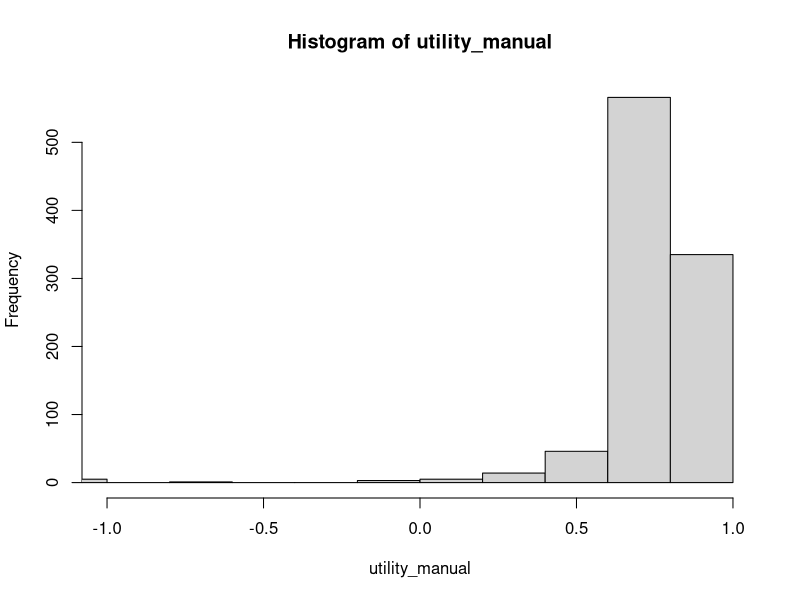

R code for this plot:
## ---- chunk 1
# I use capitalized variables as global constants
COLS <- 4
ROWS <- 3

S = seq_len(ROWS * COLS)

LAYOUT <- matrix(S, nrow = ROWS , ncol = COLS)
LAYOUT
## ---- chunk 2
show_layout <- function(x) {
  x <- matrix(x, ncol = COLS, nrow = ROWS, 
    dimnames = list(row = seq_len(ROWS), col = seq_len(COLS)))
  x[rev(seq_len(ROWS)), ]
  }

show_layout(LAYOUT)
## ---- chunk 3
rc_to_s <- function(rc)
  LAYOUT[rbind(rc)]

s_to_rc <-
  function(s)
    drop(which(LAYOUT == s, arr.ind = TRUE, useNames = FALSE))
  
    
rc_to_s(c(3, 4))
s_to_rc(12)
## ---- chunk 4
start <- 1L
## ---- chunk 5
is_terminal <- function(s) s %in% c(5, 11, 12)
## ---- chunk 6
A = c('Up', 'Right', 'Down', 'Left', 'None')

actions <- function(s) { 
  
  # absorbing states
  if(s == 11 || s == 12) return('None')
  
  # illegal state
  if(s == 5) return('None')
  
  c('Up', 'Right', 'Down', 'Left')
}
     
lapply(S, actions)
## ---- chunk 7
calc_transition <- function(s, action) {
  action <- match.arg(action, choices = A)
  
  if(length(s) > 1) return(t(sapply(s, calc_transition, action = action)))
  
  # deal with absorbing and illegal state
  if(s == 11 || s == 12 || s == 5 || action == 'None') {
    P <- rep(0, length(S))
    P[s] <- 1
    return(P)    
  }
  
  action_to_delta <- list(
    'Up' = c(+1, 0),
    'Down' = c(-1, 0),
    'Right' = c(0, +1),
    'Left' = c(0, -1)
    )
  delta <- action_to_delta[[action]]
  dr <- delta[1]
  dc <- delta[2]
   
  rc <- s_to_rc(s)
  r <- rc[1]
  c <- rc[2]
  
  if(dr != 0 && dc != 0) 
    stop("You can only go up/down or right/left!")
  
  P <- matrix(0, nrow = ROWS, ncol = COLS)
  
  # UP/DOWN
  if(dr != 0) {
    new_r <- r + dr
    if(new_r > ROWS || new_r < 1) new_r <- r
    ## can't got to (2, 2)
    if(new_r == 2 && c  == 2) new_r <- r
    P[new_r, c] <- .8
    
    if(c < COLS & !(r == 2 & (c + 1) == 2)) 
      P[r, c + 1] <- .1 else P[r, c] <- P[r, c] + .1 
    if(c > 1 & !(r == 2 & (c - 1) == 2)) 
      P[r, c - 1] <- .1 else P[r, c] <- P[r, c] + .1 
  }
  
  # RIGHT/LEFT
  if(dc != 0) {
    new_c <- c + dc
    if(new_c > COLS || new_c < 1) new_c <- c
    ## can't got to (2, 2)
    if(r == 2 && new_c  == 2) new_c <- c
    P[r, new_c] <- .8
    
    if(r < ROWS & !((r + 1) == 2 & c  == 2)) 
      P[r + 1, c] <- .1 else P[r, c] <- P[r, c] + .1 
    if(r > 1 & !((r - 1) == 2 & c == 2)) 
      P[r - 1, c] <- .1 else P[r, c] <- P[r, c] + .1 
  }
  
  as.vector(P)
}
## ---- chunk 8
calc_transition(1, 'Up')
show_layout(calc_transition(1, 'Up'))
## ---- chunk 9
show_layout(calc_transition(2, 'Right'))
## ---- chunk 10
P_matrices <- lapply(A, FUN = function(a) calc_transition(S, a))
names(P_matrices) <- A
str(P_matrices)
## ---- chunk 11
P <- function(sp, s, a) P_matrices[[a]][s, sp]

P(2, 1, 'Up')
P(5, 4, 'Up')
## ---- chunk 12
R <- function(s, a, s_prime) {
  ## no more reward when we in 11 or 12.
  if(a == 'None' || s == 11 || s == 12) return(0)
  
  ## transition to the absorbing states.
  if(s_prime == 12) return(+1)
  if(s_prime == 11) return(-1)
  
  ## cost for each move
  return(-0.04)
}

R(1, 'Up', 2)
R(9, 'Right', 12)
R(12, 'None', 12)
## ---- chunk 13
pi_manual <- rep('Up', times = length(S))
pi_manual[c(3, 6, 9)] <- 'Right'
pi_manual

show_layout(pi_manual)
## ---- chunk 14
create_random_deterministic_policy <-
  function()
    structure(sapply(
      S,
      FUN = function(s)
        sample(actions(s), 1L)
    ), names = S)

set.seed(1234)
pi_random <- create_random_deterministic_policy()
pi_random
show_layout(pi_random)
## ---- chunk 15
make_policy_soft <- 
  function(pi, epsilon = 0.1) {
    if(!is.vector(pi))
      stop("pi is not a deterministic policy!")
    
     p <-
      matrix(0,
             nrow = length(S),
             ncol = length(A),
             dimnames = list(S, A))
      
     for (s in S) {
      p[s, actions(s)] <- epsilon / length(actions(s))
      p[s, pi[s]] <- p[s, pi[s]] + (1 - epsilon)
     }
     
    p
  }

make_policy_soft(pi_random)
## ---- chunk 16
create_random_epsilon_soft_policy <-
  function(epsilon = 0.1) {
    
    # split total randomly into n numbers that add up to total
    random_split <- function(n, total) {
      if (n == 1)
        return(total)
      
      bordersR <- c(sort(runif(n - 1)), 1)
      bordersL <- c(0, bordersR[1:(n - 1)])
      (bordersR - bordersL) * total
    }
    
    p <-
      matrix(0,
             nrow = length(S),
             ncol = length(A),
             dimnames = list(S, A))
    for (s in S)
      p[s, actions(s)] <- epsilon / length(actions(s)) +
      random_split(n = length(actions(s)), 1 - epsilon)
    
    p
}

set.seed(1234)
pi_random_epsilon_soft <- create_random_epsilon_soft_policy()
pi_random_epsilon_soft
## ---- chunk 17
GAMMA <- 1
## ---- chunk 18
sample_transition <- function(s, a)
  sample(S, size = 1, prob = P_matrices[[a]][s,])

sample_transition(1, 'Up')

table(replicate(n = 100, sample_transition(1, 'Up')))
## ---- chunk 19
simulate_utility <- function(pi, s0 = 1, max_t = 100) {
  s <- s0
  U <- 0
  t <- 0
  
  while (TRUE) {
    ## get action from policy (matrix means it is a stochastic policy)
    if (!is.matrix(pi))
      a <- pi[s]
    else
      a <- sample(A, size = 1, prob = pi[s, ])
    
    ## sample a transition given the action from the policy
    s_prime <- sample_transition(s, a)
    
    ##
    U <- U + GAMMA ^ t * R(s, a, s_prime)
    
    s <- s_prime
    
    ## reached an absorbing state?
    if (s == 11 || s == 12 || s == 5)
      break
    
    t <- t + 1
    if (t >= max_t)
      break
  }
  
  U
}
## ---- chunk 20
simulate_utilities <- function(pi, s0 = 1, N = 1000, max_t = 100)
  replicate(N, simulate_utility(pi, s0, max_t))

utility_manual <- simulate_utilities(pi_manual)
## ---- chunk 21
mean(utility_manual)
hist(utility_manual, xlim = c(-1, 1))
## ---- chunk 22
utility_random <- simulate_utilities(pi_random, max_t = 100)

table(utility_random)
## ---- chunk 23
U_manual <-
  sapply(
    S,
    FUN = function(s)
      mean(simulate_utilities(pi_manual, s0 = s))
  )
show_layout(U_manual)
## ---- chunk 24
U_random <-
  sapply(
    S,
    FUN = function(s)
      mean(simulate_utilities(pi_random, s0 = s))
  )
show_layout(U_random)
